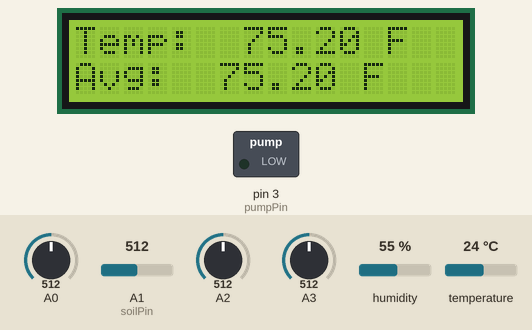
Recording of a sketch running on a simulated Arduino Uno, built with avr-gcc and run on an emulated ATmega328P. Shown: 16×2 character LCD, switched loads named in the sketch (green lamp = pin HIGH). The inputs (shaded band) are chosen by the test bench; at power-on: A3 = 512, A1 (soilPin) = 512, A0 = 512, A2 = 512, humidity 55 %, temperature 24 °C. Pins used as bus, display or sensor lines are not drawn; what the sketch prints to the serial monitor is not drawn.

Above: at 1.2 s.
1.3 s: A3 set to 310
2.8 s: A3 set to 291
At 3.7 s:
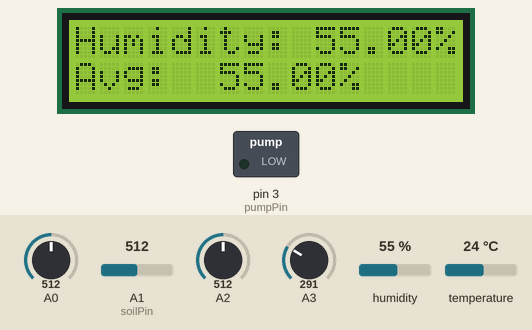
4.4 s: A1 (soilPin) set to 30
At 13.6 s:
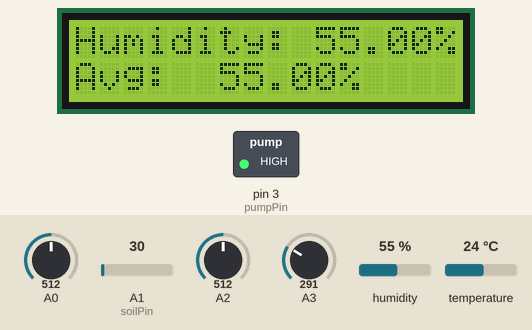
Timing chart, 0 to 15.1 s (numbered marks = the images above; inputs shaded):
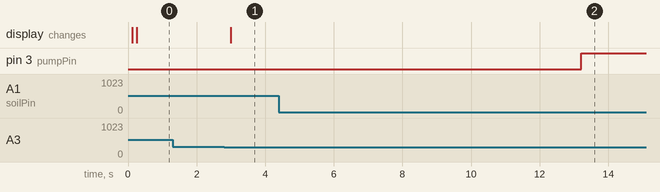

Measured:
- the behaviour switches between 300 and 299 on A3 (found by bisection; images 0 and 1)
- after the input at 1.3 s, every drawn part: stays the same
- after the input at 2.8 s, the display: changes after 0.19 s (image 1)
- after the input at 4.4 s, pin 3 (pumpPin): LOW → HIGH after 8.8 s

The sketch:

plant-water.ino
```cpp
// Tape pulls
// https://learn.sparkfun.com/tutorials/soil-moisture-sensor-hookup-guide

#include "DHT.h"
#include "Timer.h"
#include "Adafruit_LiquidCrystal.h"
#include "Queue.h"

#define DHTPIN 2
#define DHTTYPE DHT11

Queue::Queue() {
  length = 0;
  index = 0;
}

void Queue::push(float value) {
  if (length < 72) {
    data[index] = value;
    index++;
    length++;
  }
  else {
    data[index] = value;
    index++;
  }

  if (index > 71) {
    index = 0;
  }
}

float Queue::getAverage() {

  float avg = 0;

  for (int i = 0; i < length; i++) {
    avg += data[i];
  }

  avg = avg / float(length);

  return avg;
}

void Queue::output() {

  //Serial.print("Values: [");

  for (int i = 0; i < length; i++) {
    //Serial.print(data[i]);
    //Serial.print(", ");
  }

  //Serial.println("]");
}

float Queue::avgDaylightHours() {
  float avg = 0;

  for (int i = 0; i < length; i++) {
    if (data[i] >= 60) {
      avg += 1;
    }
  }

  avg = avg / float(length);

  avg *= 24;

  return avg;
}

DHT dht(DHTPIN, DHTTYPE);

// Variables
int moist_val = 0;
int soilPin = A1;
int soilPower = 5;
int pumpPin = 3;
float f = 0; // Latest temp reading
float h = 0; // Latest Humidity Reading
int threshold = 892;
int pump_flag = 0;
int screen_flag = 0;
int percent = 50;

Queue tempData;
Queue humidData;
Queue lightData;

char buffer[20];

String line1 = "Line 1 temp";
String line2 = "Line 2 temp";

// LCD variables
const int rs = 12, en = 11, d4 = 9, d5 = 8, d6 = 7, d7 = 6;
Adafruit_LiquidCrystal lcd(rs, en, d4, d5, d6, d7);

typedef struct task {
   int state;                  // Tasks current state
   unsigned long period;       // Task period
   unsigned long elapsedTime;  // Time elapsed since last task tick
   int (*TickFct)(int);        // Task tick function
} task;

const unsigned char tasksNum = 7;
task tasks[tasksNum];

// Task Periods
const unsigned long periodLCDOutput = 100; // 0.1 sec
const unsigned long periodJoystickInput = 100; // 0.1 sec
const unsigned long periodTempHumidInput = 5000; // Every 60 mins 3600000
const unsigned long periodSoilInput = 10000; // 2 min 120000
const unsigned long periodLightInput = 5000; // 60 min 3600000
const unsigned long periodPumpController = 1000; // 0.1 sec
const unsigned long periodDisplayController = 100; // 0.1 sec

// GCD
const unsigned long tasksPeriodGCD = 100;

// Task Function Definitions
int TickFct_LCDOutput(int state);
int TickFct_JoystickInput(int state);
int TickFct_TempHumidInput(int state);
int TickFct_SoilInput(int state);
int TickFct_LightInput(int state);
int TickFct_PumpController(int state);
int TickFct_DisplayController(int state);

// Task Enumeration Definitions
enum LO_States {LO_init, LO_Update}; //LCD Output
enum DC_States {DC_init, DC_Temp, DC_ToTemp, DC_Threshold, DC_ToThreshold, DC_Light, DC_ToLight, DC_Humidity, DC_ToHumidity}; // Display Controller
enum JI_States {JI_init, JI_Sample}; // Joystick Input
enum TH_States {TH_init, TH_Sample}; // Temperature Humidity
enum SI_States {SI_init, SI_Sample}; // Soil Input
enum LI_States {LI_init, LI_Sample}; // Light Input
enum PC_States {PC_init, PC_Wait, PC_On}; // Pump Controller
enum JS_Positions {Up, Down, Left, Right, Neutral} JS_Pos = Neutral;

void LCDWriteLines(String line1, String line2) {
  lcd.clear();
  lcd.setCursor(0, 0);
  lcd.print(line1);
  lcd.setCursor(0, 1);
  lcd.print(line2);
}

int readSoil()
{
  digitalWrite(soilPower, HIGH);
  delay(10);
  moist_val = analogRead(soilPin);
  digitalWrite(soilPower, LOW);
  return moist_val;
}

void TimerISR() {

  if (JS_Pos == Up) {
    Serial.println("Up");
  }
  else if (JS_Pos == Down) {
    Serial.println("Down");
  }
  else if (JS_Pos == Left) {
    Serial.println("Left");
  }
  else if (JS_Pos == Right) {
    Serial.println("Right");
  }
  else if (JS_Pos == Neutral) {
    Serial.println("Neutral");
  }


  unsigned char i;
  for (i = 0; i < tasksNum; ++i) { // Heart of the scheduler code
     if ( tasks[i].elapsedTime >= tasks[i].period ) { // Ready
        ////Serial.print("SM: ");
        ////Serial.println(i);
        tasks[i].state = tasks[i].TickFct(tasks[i].state);
        tasks[i].elapsedTime = 0;

     }
     tasks[i].elapsedTime += tasksPeriodGCD;
  }
}

// Task 1 ////////////////////////////////////////////////////////////////////////////////////////////////////////
int TickFct_JoystickInput(int state) {
  switch (state) { // State Transitions
    case JI_init:
    state = JI_Sample;
    break;
    case JI_Sample:
    break;
  }

   switch (state) { // State Actions
    case JI_Sample:
      /*
      Serial.print(analogRead(A2));
      Serial.print(" ");
      Serial.println(analogRead(A3));
      */
      if ((analogRead(A3) > 700) && (analogRead(A3) > analogRead(A2)) && ((1023 - analogRead(A3)) < analogRead(A2))) {
        JS_Pos = Left;
      }
      else if ((analogRead(A2) > 700) && (analogRead(A2) > analogRead(A3)) && ((1023 - analogRead(A2)) < analogRead(A3))) {
        JS_Pos = Down;
      }
      else if ((analogRead(A3) < 300) && (analogRead(A3) < analogRead(A2)) && (analogRead(A3) < (1023 - analogRead(A2)))) {
        JS_Pos = Right;
      }
      else if ((analogRead(A2) < 300) && (analogRead(A2) < analogRead(A3)) && (analogRead(A2) < (1023 - analogRead(A3)))) {
        JS_Pos = Up;
      }
      else {
        JS_Pos = Neutral;
      }
    break;
  }

  return state;
}

// Task 2 ////////////////////////////////////////////////////////////////////////////////////////////////////////
int TickFct_LCDOutput(int state) {
  switch (state) { // State Transitions
    case LO_init:
      state = LO_Update;
    break;

    case LO_Update:
      state = LO_Update;
    break;
  }

  switch (state) { // State Actions
    case LO_Update:
      if (screen_flag == 0) {
        line1 = "Line 1 temp";
        line2 = "Line 2 temp";
      }
      else if (screen_flag == 1) {
        dtostrf(f, 6, 2, buffer);
        line1 = "Temp: ";
        line1 += buffer;
        line1 += " F";

        dtostrf(tempData.getAverage(), 6, 2, buffer);
        line2 = "Avg: ";
        line2 += buffer;
        line2 += " F";
      }
      else if (screen_flag == 2) {
        dtostrf(h, 6, 2, buffer);
        line1 = "Humidity:";
        line1 += buffer;
        line1 += "%";

        dtostrf(humidData.getAverage(), 6, 2, buffer);
        line2 = "Avg: ";
        line2 += buffer;
        line2 += "%";
      }
      else if (screen_flag == 3) {
        line1 = "Avg # Hrs Light";
        line2 = "/Day:";
        dtostrf(lightData.avgDaylightHours(), 6, 2, buffer);
        line2 += buffer;
        line2 += " Hrs";
      }
      else if (screen_flag == 4) {
        line1 = "Moist: ";
        line1.concat(moist_val);
        line2 = "Threshold: ";
        line2.concat(threshold);
        //line2 += "%";
      }
      LCDWriteLines(line1, line2);
    break;
  }
  return state;
}

// Task 3 ////////////////////////////////////////////////////////////////////////////////////////////////////////
int TickFct_DisplayController(int state) {
  ////Serial.print("State: ");
  ////Serial.println(state);
  switch (state) { // State Transitions
    case DC_init:
      state = DC_Temp;
      break;

    //Temp states
    case DC_Temp:
      if(JS_Pos == Left){
        state = DC_ToThreshold;
      }
      else if(JS_Pos == Right){
        state = DC_ToHumidity;
      }
      else {
        state = DC_Temp;
      }
      break;
    case DC_ToTemp:
      if(JS_Pos != Neutral){
        state = DC_ToTemp;
      }
      else {
        state = DC_Temp;
      }
      break;

    //Threshold states
    case DC_Threshold:
      if(JS_Pos == Left){
        state = DC_ToLight;
      }
      else if(JS_Pos == Right){
        state = DC_ToTemp;
      }
      else {
        state = DC_Threshold;
      }
      break;
    case DC_ToThreshold:
      if(JS_Pos != Neutral){
        state = DC_ToThreshold;
      }
      else {
        state = DC_Threshold;
      }
      break;

    //Light states
    case DC_Light:
      if(JS_Pos == Left){
        state = DC_ToHumidity;
      }
      else if(JS_Pos == Right){
        state = DC_ToThreshold;
      }
      else {
        state = DC_Light;
      }
      break;
    case DC_ToLight:
      if(JS_Pos != Neutral){
        state = DC_ToLight;
      }
      else {
        state = DC_Light;
      }
      break;

    //Humidity
    case DC_Humidity:
      if(JS_Pos == Left){
        state = DC_ToTemp;
      }
      else if(JS_Pos == Right){
        state = DC_ToLight;
      }
      else {
        state = DC_Humidity;
      }
      break;
    case DC_ToHumidity:
      if(JS_Pos != Neutral){
        state = DC_ToHumidity;
      }
      else {
        state = DC_Humidity;
      }
      break;
  }

  switch (state) { // State Actions
    case DC_init:
      break;

    //Temp states
    case DC_Temp:
      screen_flag = 1;
      break;
    case DC_ToTemp:
      screen_flag = 1;
      break;

    //Threshold states
    case DC_Threshold:
      screen_flag = 4;
      //Serial.println(JS_Pos);
      if (JS_Pos == Up) {
        if (percent < 100) {
          percent += 1;
          threshold = map(percent, 0, 100, 0, 1023);
        }
      }
      else if (JS_Pos == Down) {
        if (percent > 0) {
          percent -= 1;
          threshold = map(percent, 0, 100, 0, 1023);
        }
      }
      break;
    case DC_ToThreshold:
      screen_flag = 4;
      break;

    //Light states
    case DC_Light:
      screen_flag = 3;
      break;
    case DC_ToLight:
      screen_flag = 3;
      break;

    //Humidity
    case DC_Humidity:
      screen_flag = 2;
      break;
    case DC_ToHumidity:
      screen_flag = 2;
      break;
  }
  return state;
}

// Task 4 ////////////////////////////////////////////////////////////////////////////////////////////////////////
int TickFct_TempHumidInput(int state) {
  switch (state) { // State Transitions
    case TH_init:
    state = TH_Sample;
    break;
    case TH_Sample:
    break;
  }

   switch (state) { // State Actions
    case TH_Sample:
      float fahrenheit = f;
      tempData.push(fahrenheit);

      //Serial.print("Temp: ");
      //Serial.println(fahrenheit);
      //Serial.print("Temp ");
      tempData.output();

      float humidity = dht.readHumidity();
      h = humidity;
      humidData.push(humidity);

      //Serial.print("Humidity: ");
      //Serial.println(humidity);
      //Serial.print("Humidity ");
      humidData.output();
    break;
  }

  return state;
}

// Task 5 ////////////////////////////////////////////////////////////////////////////////////////////////////////
int TickFct_SoilInput(int state) {
  switch (state) { // State Transitions
    case SI_init:
    state = SI_Sample;
    break;
    case SI_Sample:
    break;
  }

   switch (state) { // State Actions
    case SI_Sample:
      moist_val = readSoil();
      threshold = map(percent, 0, 100, 0, 1023);
      Serial.print(moist_val);
      Serial.print(" ");
      Serial.println(threshold);
      if (moist_val < threshold) {
        pump_flag = 1;
        Serial.println("flag up");
      }
      //Serial.print("Moisture: ");
      //Serial.println(moist_val);
    break;
  }

  return state;
}

// Task 6 ////////////////////////////////////////////////////////////////////////////////////////////////////////
int TickFct_LightInput(int state) {
  switch (state) { // State Transitions
    case LI_init:
    state = LI_Sample;
    ////Serial.println("test");
    break;
    case LI_Sample:
    break;
  }

   switch (state) { // State Actions
    case LI_Sample:
      int light = analogRead(A0);
      lightData.push(light);

      //Serial.print("Light: ");
      //Serial.println(light);
      //Serial.print("Light ");
      lightData.output();
      //Serial.print("Average Daylight: ");
      //Serial.println(lightData.avgDaylightHours());

    break;
  }

  return state;
}

int i = 0;

// Task 7 ////////////////////////////////////////////////////////////////////////////////////////////////////////
int TickFct_PumpController(int state) {
  switch (state) { // State Transitions
    case PC_init:
      state = PC_Wait;
    break;

    case PC_Wait:
      if (pump_flag == 0) {
        state = PC_Wait;

      }
      else if (pump_flag == 1) {
        state = PC_On;
        Serial.println("flag recieved");
      }
    break;

    case PC_On:
      if (i < 60) {
        state = PC_On;
      }
      else if (i >= 60) {
        state = PC_Wait;
        pump_flag = 0;
      }
  }

   switch (state) { // State Actions
    case PC_Wait:
      digitalWrite(pumpPin, LOW);
      Serial.println("Pump Off");
      i = 0;
    break;

    case PC_On:
      digitalWrite(pumpPin, HIGH);
      Serial.println("Pump On");
      i++;
    break;
  }

  return state;
}

void InitializeTasks() {
  unsigned char i=0;
  tasks[i].state = LO_init;
  tasks[i].period = periodLCDOutput;
  tasks[i].elapsedTime = tasks[i].period;
  tasks[i].TickFct = &TickFct_LCDOutput;
  ++i;
  tasks[i].state = JI_init;
  tasks[i].period = periodJoystickInput;
  tasks[i].elapsedTime = tasks[i].period;
  tasks[i].TickFct = &TickFct_JoystickInput;
  ++i;
  tasks[i].state = TH_init;
  tasks[i].period = periodTempHumidInput;
  tasks[i].elapsedTime = tasks[i].period;
  tasks[i].TickFct = &TickFct_TempHumidInput;
  ++i;
  tasks[i].state = SI_init;
  tasks[i].period = periodSoilInput;
  tasks[i].elapsedTime = tasks[i].period;
  tasks[i].TickFct = &TickFct_SoilInput;
  ++i;
  tasks[i].state = LI_init;
  tasks[i].period = periodLightInput;
  tasks[i].elapsedTime = tasks[i].period;
  tasks[i].TickFct = &TickFct_LightInput;
  ++i;
  tasks[i].state = PC_init;
  tasks[i].period = periodPumpController;
  tasks[i].elapsedTime = tasks[i].period;
  tasks[i].TickFct = &TickFct_PumpController;
  ++i;
  tasks[i].state = DC_init;
  tasks[i].period = periodDisplayController;
  tasks[i].elapsedTime = tasks[i].period;
  tasks[i].TickFct = &TickFct_DisplayController;

}

void setup()
{
  InitializeTasks();
  pinMode(4, INPUT_PULLUP); //Joystick push

  TimerSet(tasksPeriodGCD);
  TimerOn();

  Serial.begin(9600);

  dht.begin();
  lcd.begin(16, 2);

  pinMode(pumpPin, OUTPUT);
  pinMode(soilPower, OUTPUT); //Set D7 as an OUTPUT
  digitalWrite(soilPower, LOW); //Set to LOW so no power is flowing through the sensor
  //Serial.println("");
  digitalWrite(pumpPin, LOW);
}

void loop()
{
  f = dht.readTemperature(true); // Only works properly in loop for some reason
}
```

Queue.h
```cpp
class Queue {

  public:

    Queue();

    void push(float value);

    float getAverage();

    void output();

    float avgDaylightHours();

    int length;

  private:

    float data[72];

    int index;
};
```

Timer.h
```cpp
// Permission to copy is granted provided that this header remains intact.
// This software is provided with no warranties.

////////////////////////////////////////////////////////////////////////////////

#ifndef Timer
#define Timer

#include "Arduino.h"

volatile unsigned char TimerFlag = 0; // TimerISR() sets this to 1. C programmer should clear to 0.

// Internal variables for mapping AVR's ISR to our cleaner TimerISR model.
unsigned long _avr_timer_M = 1; // Start count from here, down to 0. Default 1ms
unsigned long _avr_timer_cntcurr = 0; // Current internal count of 1ms ticks

// Set TimerISR() to tick every M ms
void TimerSet(unsigned long M) {
	_avr_timer_M = M;
	_avr_timer_cntcurr = _avr_timer_M;
}

void TimerOn() {
	// AVR timer/counter controller register TCCR1
  TCCR1B 	= 0x0B;	// bit3 = 1: CTC mode (clear timer on compare)
					// bit2bit1bit0=011: prescaler /64
					// 00001011: 0x0B
					// SO, 16 MHz clock or 16,000,000 /64 = 250,000 ticks/s
					// Thus, TCNT1 register will count at 250,000 ticks/s
          // FOR MICROSECONDS:
          // bit3 = 1: CTC mode (clear timer on compare)
					// bit2bit1bit0=010: prescaler /64
					// 00001011: 0x0A
					// SO, 16 MHz clock or 16,000,000 /8 = 2,000,000 ticks/s
					// Thus, TCNT1 register will count at 2,000,000 ticks/s

	// AVR output compare register OCR1A.
	OCR1A 	= 250;	// Timer interrupt will be generated when TCNT1==OCR1A
					// We want a 1 ms tick. 0.001 s * 250,000 ticks/s = 250
					// So when TCNT1 register equals 250,
					// 1 ms has passed. Thus, we compare to 250.
					// AVR timer interrupt mask register
          // FOR MICROSECONDS:
          // Timer interrupt will be generated when TCNT1==OCR1A
					// We want a 1 us tick. 0.000001 s * 2,000,000 ticks/s = 2
					// So when TCNT1 register equals 2,
					// 1 us has passed. Thus, we compare to 2.
					// AVR timer interrupt mask register

	TIMSK1 	= 0x02; // bit1: OCIE1A -- enables compare match interrupt

	//Initialize avr counter
	TCNT1 = 0;

	// TimerISR will be called every _avr_timer_cntcurr milliseconds
	_avr_timer_cntcurr = _avr_timer_M;

	//Enable global interrupts
	SREG |= 0x80;	// 0x80: 1000000
}

void TimerOff() {
	TCCR1B 	= 0x00; // bit3bit2bit1bit0=0000: timer off
}

void TimerISR(); // Converted to a Function Declaration

// In our approach, the C programmer does not touch this ISR, but rather TimerISR()
ISR(TIMER1_COMPA_vect)
{
	// CPU automatically calls when TCNT0 == OCR0 (every 1 ms per TimerOn settings)
	_avr_timer_cntcurr--; 			// Count down to 0 rather than up to TOP
	if (_avr_timer_cntcurr == 0) { 	// results in a more efficient compare
		TimerISR(); 				// Call the ISR that the user uses
		_avr_timer_cntcurr = _avr_timer_M;
	}
}

#endif //Timer
```
